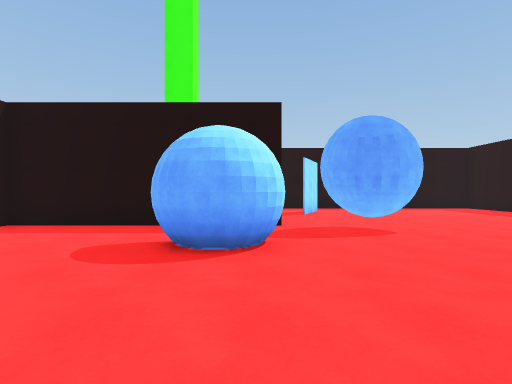
[1] (above)

15 first-person views from a walk through a 3-D level made in the Unity game engine. The camera is 1.5 m above the floor, looks level and sees 85° across. The floor is counted in squares, 2 m on a side. Each view is taken from the middle of a square. On the plan, view 1 faces up. The plan holds only what a view shows up to about 10 squares ahead; the rest is blank. The place goes on beyond the plan. Surface patterns are stand-ins for the level's own textures.

[2]
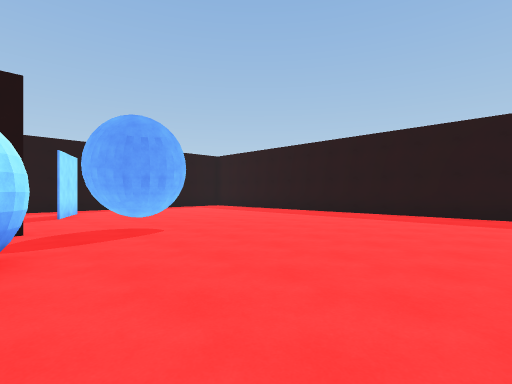

[3]
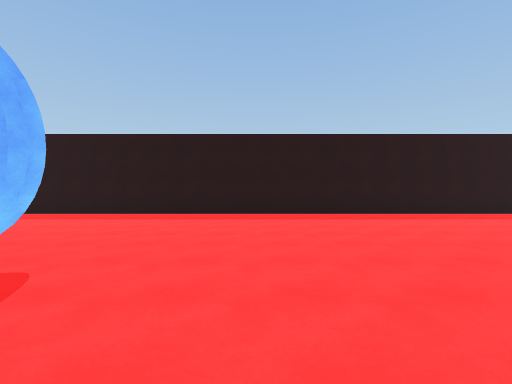

[4]
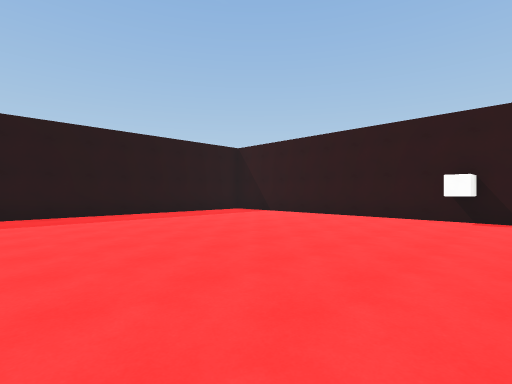

[5]
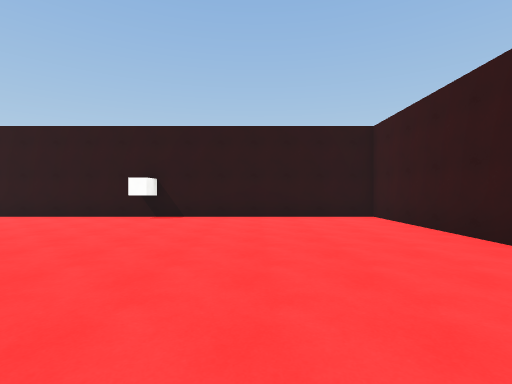

[6]
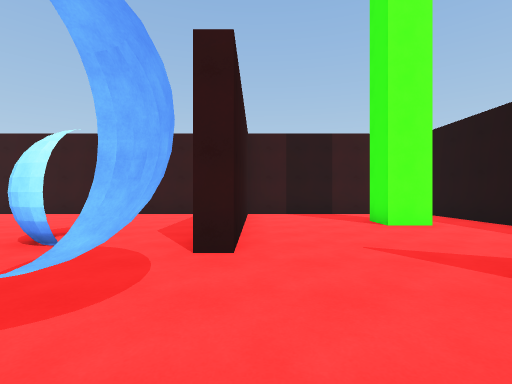

[7]
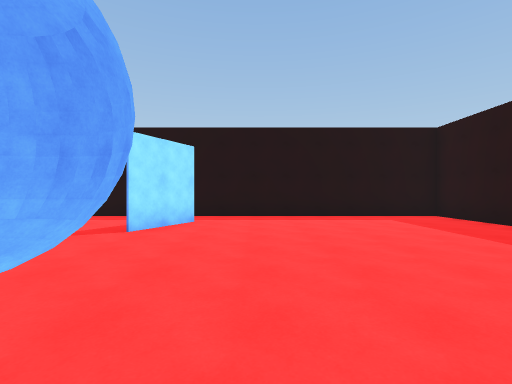

[8]
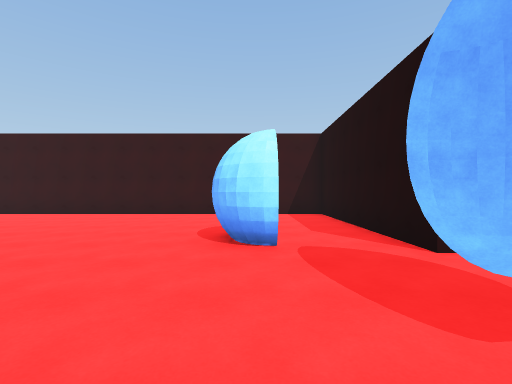

[9]
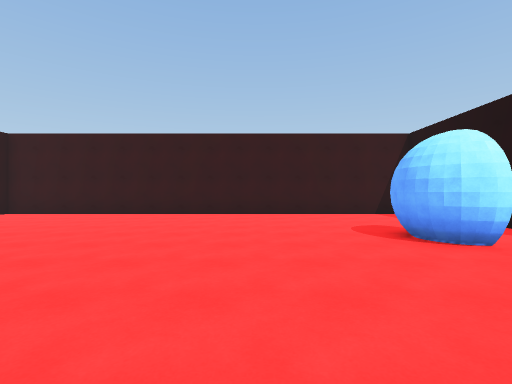

[10]
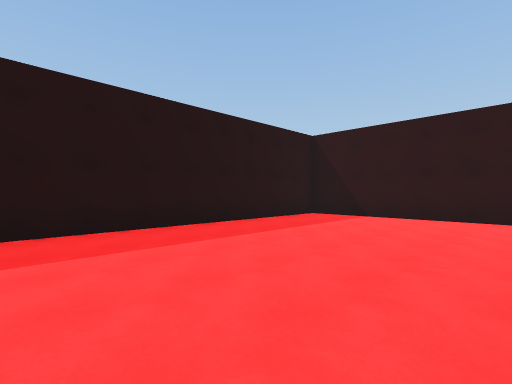

[11]
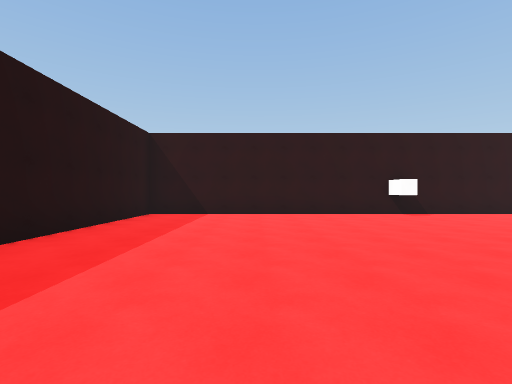

[12]
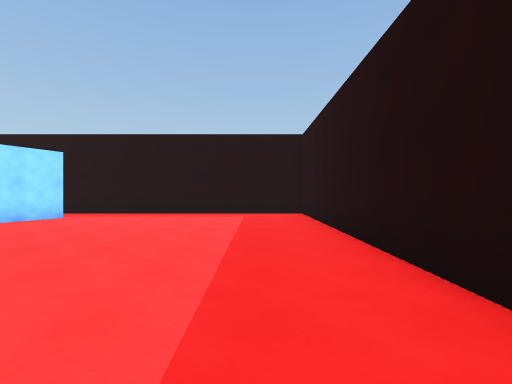

[13]
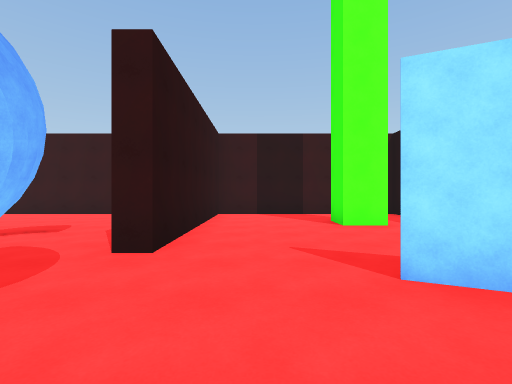

[14]
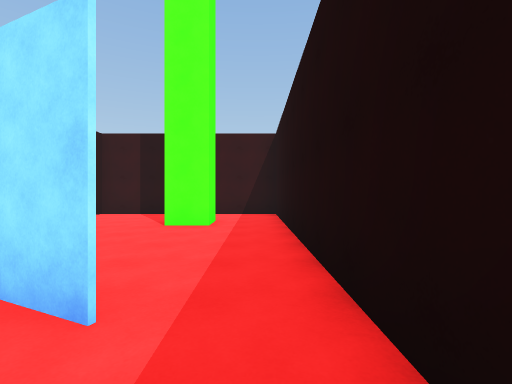

[15]
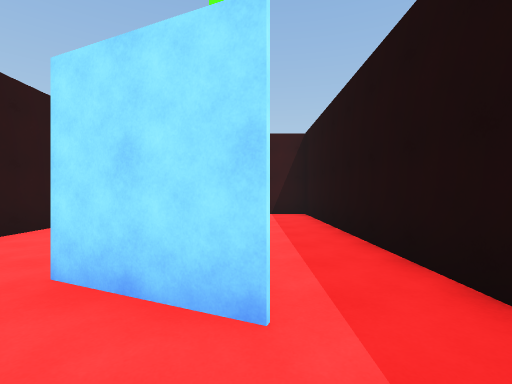

### Floor plan
Points are (right, up) in squares from view 1. A wall is a line through its corners. A room is listed if a view was taken in it or the views show most of it. See-through windows are left out.
Room 1 (views 1, 2, 3, 4, 5, 6, 7, 8, 9, 10, 11, 12, 13, 14, 15)
walls: (0.6, 6.2) (-5.6, 6.2) (-5.6, -7.5) (9.6, -7.5) (9.6, 12.7) (-5.6, 12.7) (-5.6, 6.7) (0.6, 6.7) (0.6, 6.2); (2.5, 11.2) (1.6, 9.2); (1, -7.5) (1, -6.7) (1.5, -6.7) (1.5, -7.5); (-3.2, 11) (-2.3, 11) (-2.3, 10) (-3.2, 10)
objects: other object (-1, 3) to (0, 4); other object (2, 6) to (3, 6)

Where each view was taken, in squares from view 1:
view 1: 0 up, 0 right, facing up
view 2: 0 up, 0 right, facing up-right
view 3: 3 up, 0 right, facing right
view 4: 1 up, 0 right, facing down-right
view 5: 1 up, 2 left, facing down
view 6: 7 up, 4 right, facing left
view 7: 4 up, 4 right, facing up
view 8: 4 up, 4 right, facing left
view 9: 1 up, 4 right, facing left
view 10: 1 up, 4 right, facing down-right
view 11: 2 up, 6 right, facing down
view 12: 3 up, 8 right, facing up
view 13: 8 up, 4 right, facing left
view 14: 12 up, 4 right, facing left
view 15: 11 up, 4 right, facing left
